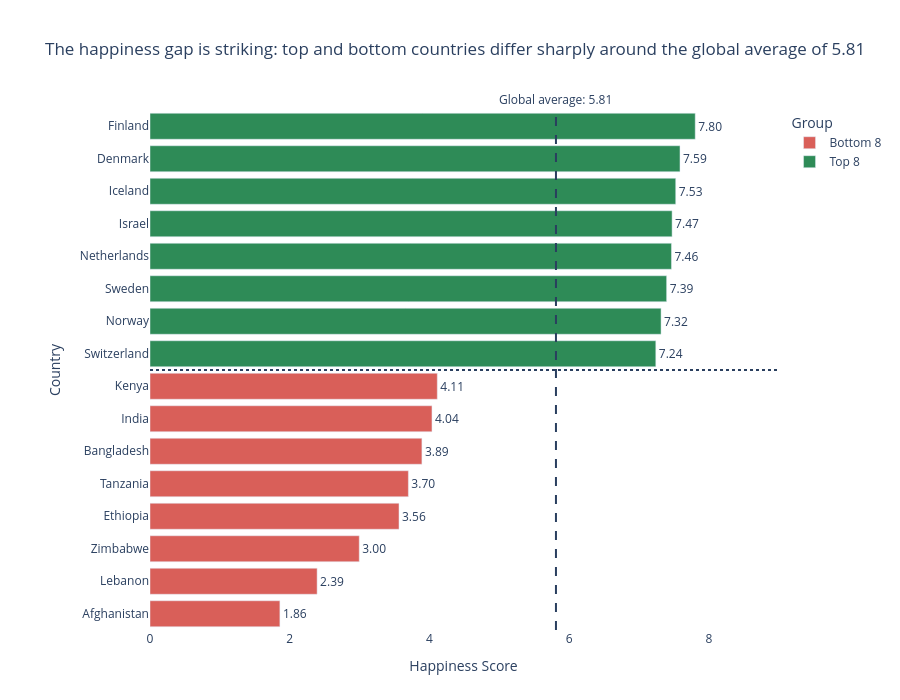

Notebook code for this chart:
### Code cell
fig2 = px.bar(
    combined,
    x='Happiness_Score',
    y='Country',
    orientation='h',
    color='Group',
    color_discrete_map={
        'Top 8': '#2E8B57',
        'Bottom 8': '#D95F59'
    },
    text='Happiness_Score',
    title=(
        f"The happiness gap is striking: "
        f"top and bottom countries differ sharply "
        f"around the global average of {global_avg:.2f}"
    )
)

fig2.update_traces(
    texttemplate='%{text:.2f}',
    textposition='outside'
)

fig2.add_vline(
    x=global_avg,
    line_dash='dash',
    line_width=2,
    annotation_text=f'Global average: {global_avg:.2f}',
    annotation_position='top'
)

fig2.add_shape(
    type='line',
    x0=0,
    x1=1,
    xref='paper',
    y0=0.5,
    y1=0.5,
    yref='paper',
    line_width=2,
    line_dash='dot'
)

fig2.update_layout(
    xaxis_title='Happiness Score',
    yaxis_title='Country',
    xaxis=dict(
        range=[0, combined['Happiness_Score'].max() * 1.15],
        zeroline=True,
        zerolinewidth=2
    ),
    plot_bgcolor='white',
    paper_bgcolor='white',
    height=700,
    margin=dict(l=150, r=100, t=110, b=70),
    legend_title='Group'
)

fig2.show()

### Figure 1 — Plotly figure (JSON) as saved in the notebook; plotly's stock layout.template omitted (floating-point values rounded to 4 significant figures)
{"data": [{"hovertemplate": "Group=Bottom 8<br>Happiness_Score=%{text}<br>Country=%{y}<extra></extra>", "legendgroup": "Bottom 8", "marker": {"color": "#D95F59", "pattern": {"shape": ""}}, "name": "Bottom 8", "orientation": "h", "showlegend": true, "text": [1.859, 2.392, 2.995, 3.564, 3.698, 3.892, 4.036, 4.112], "textposition": "outside", "texttemplate": "%{text:.2f}", "type": "bar", "x": [1.859, 2.392, 2.995, 3.564, 3.698, 3.892, 4.036, 4.112], "xaxis": "x", "y": ["Afghanistan", "Lebanon", "Zimbabwe", "Ethiopia", "Tanzania", "Bangladesh", "India", "Kenya"], "yaxis": "y"}, {"hovertemplate": "Group=Top 8<br>Happiness_Score=%{text}<br>Country=%{y}<extra></extra>", "legendgroup": "Top 8", "marker": {"color": "#2E8B57", "pattern": {"shape": ""}}, "name": "Top 8", "orientation": "h", "showlegend": true, "text": [7.24, 7.315, 7.395, 7.464, 7.473, 7.525, 7.586, 7.804], "textposition": "outside", "texttemplate": "%{text:.2f}", "type": "bar", "x": [7.24, 7.315, 7.395, 7.464, 7.473, 7.525, 7.586, 7.804], "xaxis": "x", "y": ["Switzerland", "Norway", "Sweden", "Netherlands", "Israel", "Iceland", "Denmark", "Finland"], "yaxis": "y"}], "layout": {"annotations": [{"showarrow": false, "text": "Global average: 5.81", "x": 5.811, "xanchor": "center", "xref": "x", "y": 1, "yanchor": "bottom", "yref": "y domain"}], "barmode": "relative", "height": 700, "legend": {"title": {"text": "Group"}, "tracegroupgap": 0}, "margin": {"b": 70, "l": 150, "r": 100, "t": 110}, "paper_bgcolor": "white", "plot_bgcolor": "white", "shapes": [{"line": {"dash": "dash", "width": 2}, "type": "line", "x0": 5.811, "x1": 5.811, "xref": "x", "y0": 0, "y1": 1, "yref": "y domain"}, {"line": {"dash": "dot", "width": 2}, "type": "line", "x0": 0, "x1": 1, "xref": "paper", "y0": 0.5, "y1": 0.5, "yref": "paper"}], "title": {"text": "The happiness gap is striking: top and bottom countries differ sharply around the global average of 5.81"}, "xaxis": {"anchor": "y", "domain": [0, 1], "range": [0, 8.975], "title": {"text": "Happiness Score"}, "zeroline": true, "zerolinewidth": 2}, "yaxis": {"anchor": "x", "domain": [0, 1], "title": {"text": "Country"}}}}
